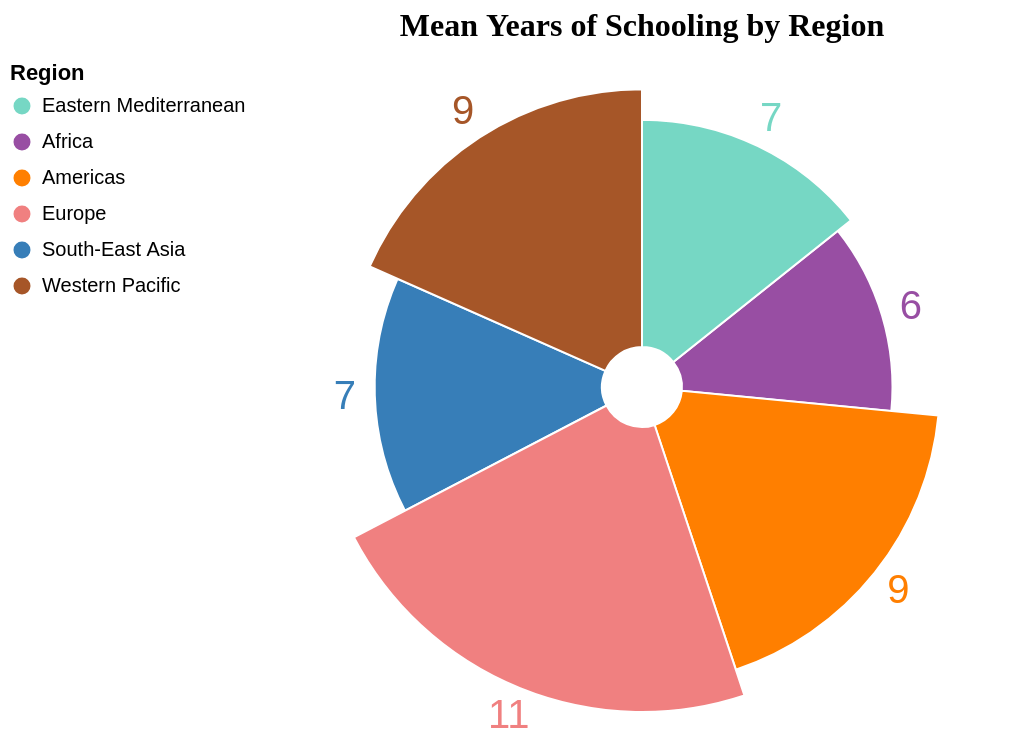

Write a Vega-Lite specification for this figure.
### Vega-Lite specification from a JSON file in a GitHub repository (floating-point values rounded to 4 significant figures)
{"$schema": "https://vega.github.io/schema/vega-lite/v5.json", "data": {"values": [{"Region": "Africa", "Mean Years of Schooling": 6, "GDP": 35734, "Population": 15425333, "GDP_Per_Capita": 4824, "Life_Expectancy": 64}, {"Region": "South-East Asia", "Mean Years of Schooling": 7, "GDP": 519175, "Population": 159646923, "GDP_Per_Capita": 10386, "Life_Expectancy": 72}, {"Region": "Eastern Mediterranean", "Mean Years of Schooling": 7, "GDP": 270848, "Population": 41850000, "GDP_Per_Capita": 16282, "Life_Expectancy": 74}, {"Region": "Western Pacific", "Mean Years of Schooling": 9, "GDP": 890636, "Population": 82578348, "GDP_Per_Capita": 12509, "Life_Expectancy": 74}, {"Region": "Americas", "Mean Years of Schooling": 9, "GDP": 767548, "Population": 25237220, "GDP_Per_Capita": 19695, "Life_Expectancy": 76}, {"Region": "Europe", "Mean Years of Schooling": 11, "GDP": 426759, "Population": 16649548, "GDP_Per_Capita": 34355, "Life_Expectancy": 78}], "name": "table"}, "width": 360, "height": 325, "layer": [{"mark": {"type": "arc", "innerRadius": 20, "stroke": "#fff"}, "encoding": {"tooltip": [{"field": "Region", "type": "nominal"}, {"field": "GDP", "type": "quantitative"}, {"field": "Population", "type": "quantitative"}, {"field": "GDP_Per_Capita", "type": "quantitative", "title": "GDP Per Capita"}, {"field": "Life_Expectancy", "type": "quantitative", "title": "Life Expectancy"}, {"field": "Mean Years of Schooling", "type": "quantitative"}], "radius": {"field": "Mean Years of Schooling", "scale": {"type": "sqrt", "zero": true, "rangeMin": 20}}}}, {"mark": {"type": "text", "radiusOffset": 15, "size": 20, "color": "black", "angle": 0}, "encoding": {"text": {"field": "Mean Years of Schooling", "type": "quantitative"}, "theta": {"field": "Mean Years of Schooling", "type": "quantitative"}, "radius": {"field": "Mean Years of Schooling", "type": "quantitative"}}}], "encoding": {"theta": {"field": "Mean Years of Schooling", "type": "quantitative", "stack": true, "sort": "descending"}, "color": {"field": "Region", "type": "nominal", "scale": {"domain": ["Eastern Mediterranean", "Africa", "Americas", "Europe", "South-East Asia", "Western Pacific"], "range": ["#76D7C4", "#984ea3", "#ff7f00", "#F08080", "#377eb8", "#a65628"]}, "legend": {"orient": "left"}}}, "title": {"text": "Mean Years of Schooling by Region", "font": "Futura", "fontSize": 16, "fontWeight": "bold", "anchor": "middle", "offset": 10}}
